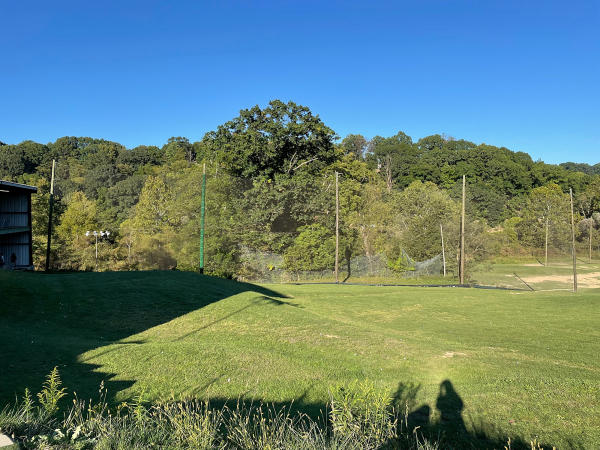
#> input picture Filter Operations/golf-improved.png, 1200 x 900 px (shown at 1/2 size)
$ python Filter_Operations.py
#> lines starting #> are read from the running program, lines starting #| are printed output that depends on the picture
#!/usr/bin/env python
# coding: utf-8

# In[37]:


# importing libraries

import numpy as np
import cv2
import ntpath
from matplotlib import pyplot as plt

# taking image path or name from user

path = input('Enter Image path to apply filter on: ')
#> the answer given: golf-improved.png
input_img = cv2.imread(path)
#> input_img is the input picture: shape (900, 1200, 3); mean B, G, R 120.8, 128.1, 99.8

selections = [int(selection) for selection in input('Select the smoothing filters you want to apply seperated by comma ",": \n1- Blur \n2- Box Filter \n3- Gaussian Blur \n4- Median Blur \n5- Bilateral Filter \n6- Sharpen \n7- Unsharp Masking \nFilters applied:  ').split(",")]
#> the answer given: 1

# extracting name of image file from path
name = ntpath.basename(path)
name = name.replace('.png','')

# defining sharpen kernel
sharp = np.array([[-1,-1,-1],
                  [-1,9,-1],
                  [-1,-1,-1]])

# Blur filter
def blur(image):
    kernelSize = (5,5)
    image = cv2.blur(image, kernelSize)
    return image

# Box Filter
def box(image):
    kernelSize = (5,5)
    image = cv2.boxFilter(image,-1,kernelSize)
    return image

# Gaussian Blur filter
def gaussianBlur(image):
    kernelSize = (5,5)
    image = cv2.GaussianBlur(image, kernelSize, cv2.BORDER_DEFAULT)
    return image

# Median filter
def medianBlur(image):
    kernelSize = 3
    image = cv2.medianBlur(image, kernelSize, cv2.BORDER_DEFAULT)
    return image

# Bilateral filter
def bilateral(image):
    dia = 15 # dia of pixel search
    sigmaColor = 70 # color space
    sigmaCoordinate = 75 # coordinate space
    image = cv2.bilateralFilter(image, dia, sigmaColor, sigmaCoordinate)
    return image

# Sharpen
def sharpen(image):
    depth = -1
    image = cv2.filter2D(image, depth, sharp)
    return image

# unsharp masking
def unsharpMask(input_img, output_img):
    alpha = 0.5
    beta = 0.5
    gamma = 0.0
    output_img = cv2.addWeighted(input_img, alpha, output_img, beta, gamma)
    return output_img

output_img = input_img

while(True):
    for selection in selections:
        Filters = [blur(output_img), box(output_img), gaussianBlur(output_img), medianBlur(output_img), bilateral(output_img), sharpen(output_img), unsharpMask(input_img, output_img)]
        if selection<7:
            output_img = Filters[selection-1]
            continue
        elif selection == 7:
            output_img = Filters[selection-1]
        else:
            print("invalid selection")
    break
#> this loop made 1 pass

# Rescaling the image
scale_percent = 60 # percent of original size
#> scale_percent = 60
width = int(output_img.shape[1] * scale_percent /
            100)
#> width = 720
height = int(output_img.shape[0] * scale_percent / 100)
#> height = 540
dim = (width, height)
#> dim = (720, 540)

output_img = cv2.resize(output_img, dim, interpolation = cv2.INTER_AREA)
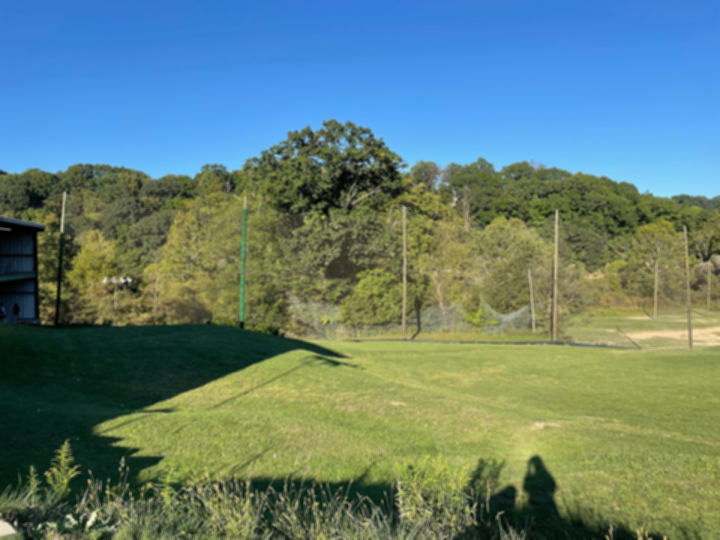
#> output_img: shape (540, 720, 3); mean of channels 0, 1, 2 120.8, 128.1, 99.8; drawn as B, G, R
input_img = cv2.resize(input_img, dim, interpolation = cv2.INTER_AREA)
#> input_img: shape (540, 720, 3)

while True:
    cv2.imshow('input', input_img)
    cv2.imshow('Output',output_img)
    cv2.imwrite(name+'-improved.png',output_img)
    if cv2.waitKey(0):
#> (key Esc is pressed here)
        break
cv2.destroyAllWindows()


# In[ ]:

$ run again, on Filter Operations/pots-improved.png
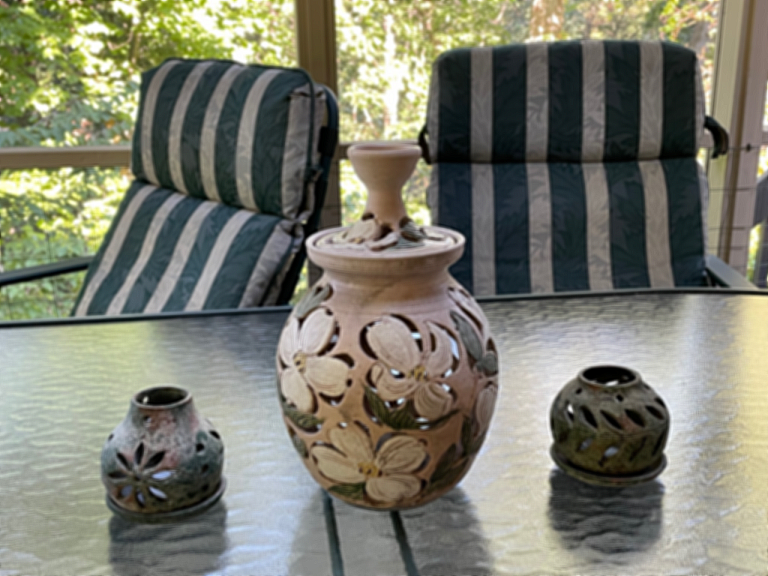
#> input picture Filter Operations/pots-improved.png, 768 x 576 px
#> input_img is the input picture: shape (576, 768, 3); mean B, G, R 110.5, 125.2, 124.7
#> the loop `while(True):` made 1 pass
#> scale_percent = 60
#> width = 460
#> height = 345
#> dim = (460, 345)
#> `output_img = cv2.resize(output_img, dim, interpolation = cv2.INTER_AREA)`:
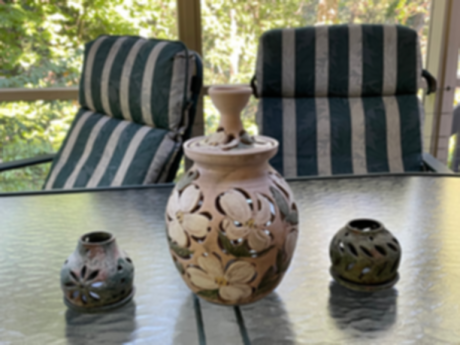
#> output_img: shape (345, 460, 3); mean of channels 0, 1, 2 110.5, 125.2, 124.7; drawn as B, G, R
#> input_img: shape (345, 460, 3)
